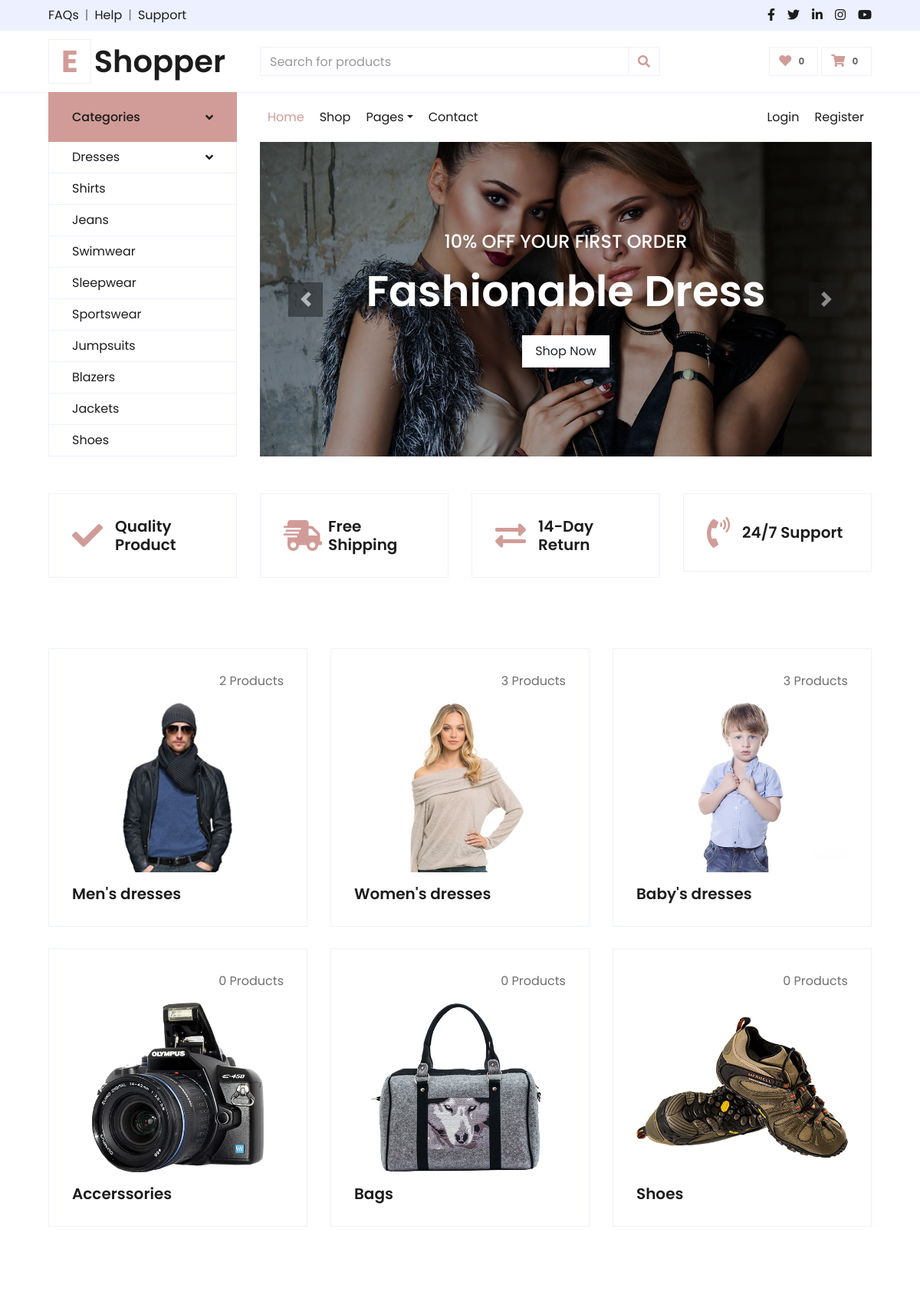
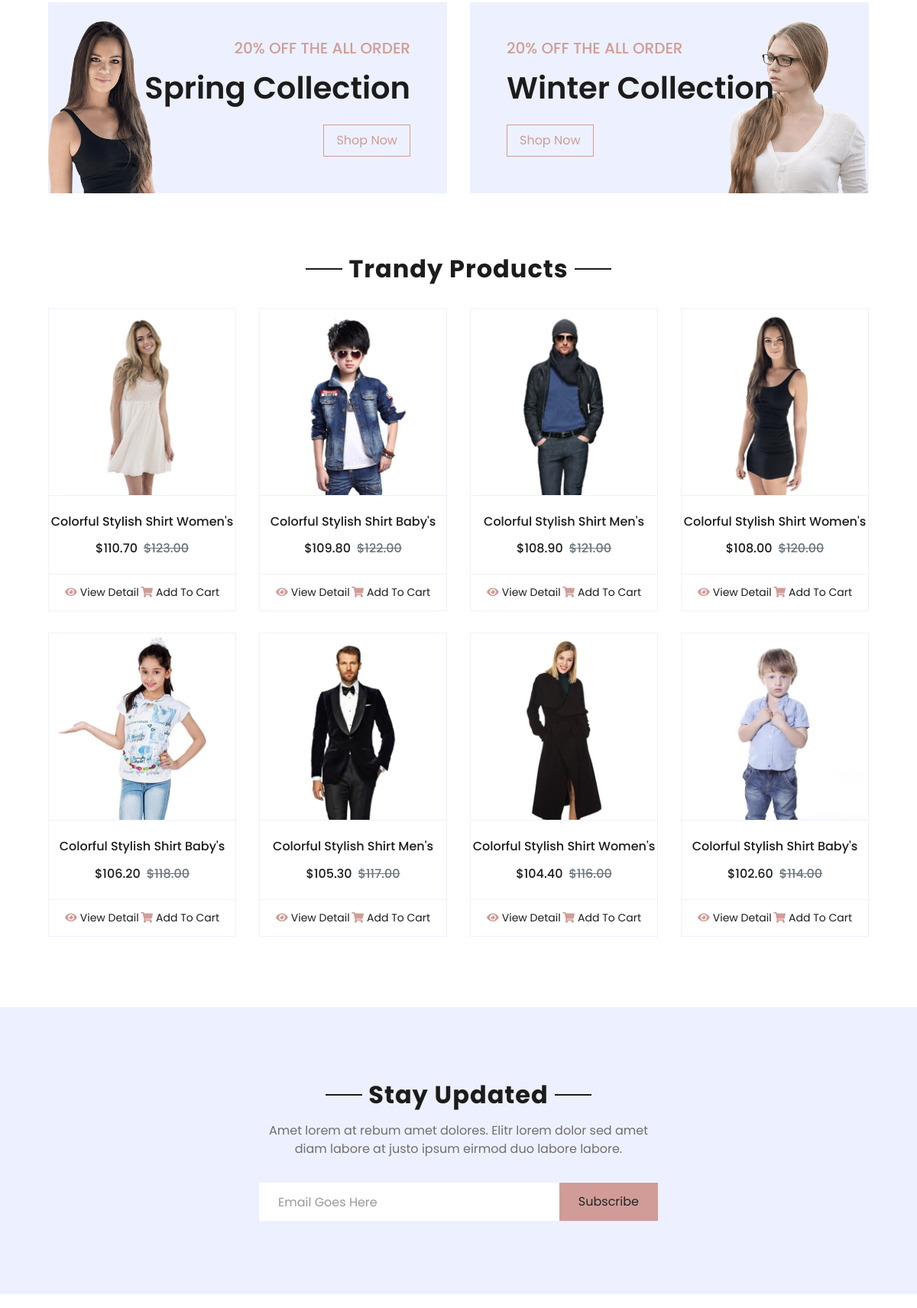
The page / (upper part) on the database its author committed (2 pictures, top to bottom).
### main/models.py (models this page shows, shortened)
class Category(models.Model):
    name = models.CharField('Category name', max_length=254)
    class Meta:
        verbose_name = 'Category'
        verbose_name_plural = 'Categories'

class GeneralSlider(models.Model):
    img = models.ImageField('Slider Image', upload_to='media')
    title = models.CharField('Slider Title' , max_length=100)
    slogan = models.CharField('Slider Slugan' , max_length=100)
    class Meta:
        verbose_name = 'GeneralSlider'
        verbose_name_plural = 'GeneralSliders'

class SubCategory(models.Model):
    subcat = models.ForeignKey(Category, on_delete=models.CASCADE, null=True)
    name = models.CharField('SubCategory Name', max_length=254)
    img = models.ImageField('IMG', upload_to='media')
    class Meta:
        verbose_name = 'SubCategory'
        verbose_name_plural = 'SubCategories'

class Collection(models.Model):
    info = models.CharField('Collection info', max_length=254)
    name = models.CharField('Collection name', max_length=254)
    img = models.ImageField('IMG', upload_to='media')

class Product(models.Model):
    category = models.ForeignKey(SubCategory, on_delete=models.CASCADE , null=True)
    name = models.CharField('Product Name', max_length=254)
    img = models.ImageField('IMG', upload_to='media')
    price = models.DecimalField('Product Price', max_digits=5, decimal_places=2)
    discount = models.DecimalField('Product Discount', max_digits=4, decimal_places=2)
    date_time = models.DateTimeField('DateTime', auto_now=True)
    description = models.TextField('Product Desc')

### main/views.py (the view, shortened to what this page needs)
# urls.py: path('', HomePageListView.as_view(), name='home'),
class HomePageListView(generic.ListView):
    template_name = 'index.html'
    @staticmethod
    def __extract_all_data():
        categories = Category.objects.all()[1:]
        sub_categories_dresses = SubCategory.objects.all()[:3]
        sub_categories = SubCategory.objects.all()
        collections_right = Collection.objects.all()[:1]
        collections_left = Collection.objects.all()[1:]
        trandy_products = TrandyProduct.objects.get().products.all()
        products = Product.objects.all()
        general_slider_active = GeneralSlider.objects.first()
        general_slider = GeneralSlider.objects.all()[1:]
        vendor_slider_active = VendorSlider.objects.all()[:6]
        vendor_slider = VendorSlider.objects.all()[6:]
        just_arrived = Product.objects.order_by('-date_time')[:8]
        for sub_cat in sub_categories:
            sub_cat.quantity = 0
            for product in products:
                if product.category == sub_cat:
                    sub_cat.quantity += 1
        for product in trandy_products:
            product.discount_price = round(product.price * (1 - product.discount / 100), 2)
        for product in just_arrived:
            product.discount_price = round(product.price * (1 - product.discount / 100), 2)
        context = {
            'navbar': 'home',
            'products': products,
            'categories': categories,
            'sub_categories': sub_categories,
            'sub_categories_dresses': sub_categories_dresses,
            'collections_left': collections_left,
            'collections_right': collections_right,
            'trandy_products': trandy_products,
            'general_slider':general_slider,
            'general_slider_active':general_slider_active,
            'just_arrived':just_arrived,
            'vendor_slider_active': vendor_slider_active,
            'vendor_slider': vendor_slider,
        }
        return context
    def get(self, request):
        context = self.__extract_all_data()
        return render(request, self.template_name, context)

### main/templates/index.html (shortened to what this page needs)
{% extends 'base.html' %}
{% load static %}
{% block 'nav' %}
<nav class="collapse show navbar navbar-vertical navbar-light align-items-start p-0 border border-top-0 border-bottom-0" id="navbar-vertical">
    <div class="navbar-nav w-100 overflow-hidden" style="height: 410px">
        <div class="nav-item dropdown">
            <a href="#" class="nav-link" data-toggle="dropdown">Dresses <i class="fa fa-angle-down float-right mt-1"></i></a>
        </div>
        {% for i in categories %}
        <a href="" class="nav-item nav-link">{{ i.name }}</a>
        {% endfor %}
    </div>
</nav>
{% endblock %}
{% block 'navbar' %}
<div id="header-carousel" class="carousel slide" data-ride="carousel">
    <div class="carousel-inner">
        <div class="carousel-item active" style="height: 410px;">
            <img class="img-fluid" src="{{ general_slider_active.img.url }}" alt="Image">
            <div class="carousel-caption d-flex flex-column align-items-center justify-content-center">
                <div class="p-3" style="max-width: 700px;">
                    <h4 class="text-light text-uppercase font-weight-medium mb-3">{{ general_slider_active.title }}</h4>
                    <h3 class="display-4 text-white font-weight-semi-bold mb-4">{{ general_slider_active.slogan }}</h3>
                    <a href="" class="btn btn-light py-2 px-3">Shop Now</a>
                </div>
            </div>
        </div>
    </div>
    <a class="carousel-control-prev" href="#header-carousel" data-slide="prev">
        <div class="btn btn-dark" style="width: 45px; height: 45px;">
            <span class="carousel-control-prev-icon mb-n2"></span>
        </div>
    </a>
    <a class="carousel-control-next" href="#header-carousel" data-slide="next">
        <div class="btn btn-dark" style="width: 45px; height: 45px;">
            <span class="carousel-control-next-icon mb-n2"></span>
        </div>
    </a>
</div>
{% endblock %}
{% block 'content' %}
    <div class="container-fluid pt-5">
        <div class="row px-xl-5 pb-3">
            <div class="col-lg-3 col-md-6 col-sm-12 pb-1">
                <div class="d-flex align-items-center border mb-4" style="padding: 30px;">
                    <h1 class="fa fa-check text-primary m-0 mr-3"></h1>
                    <h5 class="font-weight-semi-bold m-0">Quality Product</h5>
                </div>
            </div>
            <div class="col-lg-3 col-md-6 col-sm-12 pb-1">
                <div class="d-flex align-items-center border mb-4" style="padding: 30px;">
                    <h1 class="fa fa-shipping-fast text-primary m-0 mr-2"></h1>
                    <h5 class="font-weight-semi-bold m-0">Free Shipping</h5>
                </div>
            </div>
            <div class="col-lg-3 col-md-6 col-sm-12 pb-1">
                <div class="d-flex align-items-center border mb-4" style="padding: 30px;">
                    <h1 class="fas fa-exchange-alt text-primary m-0 mr-3"></h1>
                    <h5 class="font-weight-semi-bold m-0">14-Day Return</h5>
                </div>
            </div>
            <div class="col-lg-3 col-md-6 col-sm-12 pb-1">
                <div class="d-flex align-items-center border mb-4" style="padding: 30px;">
                    <h1 class="fa fa-phone-volume text-primary m-0 mr-3"></h1>
                    <h5 class="font-weight-semi-bold m-0">24/7 Support</h5>
                </div>
            </div>
        </div>
    </div>
    <div class="container-fluid pt-5">
        <div class="row px-xl-5 pb-3">
            {% for cat in sub_categories %}
                <div class="col-lg-4 col-md-6 pb-1">
                    <div class="cat-item d-flex flex-column border mb-4" style="padding: 30px;">
                        <p class="text-right">{{ cat.quantity }} Products</p>
                        <a href="" class="cat-img position-relative overflow-hidden mb-3">
                            <img class="img-fluid" src="{{ cat.img.url }}" alt="">
                        </a>
                        <h5 class="font-weight-semi-bold m-0">{{ cat.name }}</h5>
                    </div>
                </div>
            {% endfor %}
        </div>
    </div>
    <div class="container-fluid offer pt-5">
        <div class="row px-xl-5">
            {% for collection in collections_right %}
            <div class="col-md-6 pb-4">
                <div class="position-relative bg-secondary text-center text-md-right text-white mb-2 py-5 px-5">
                    <img src="{{ collection.img.url }}" alt="">
                    <div class="position-relative" style="z-index: 1;">
                        <h5 class="text-uppercase text-primary mb-3">{{ collection.info }}</h5>
                        <h1 class="mb-4 font-weight-semi-bold">{{ collection.name }}</h1>
                        <a href="" class="btn btn-outline-primary py-md-2 px-md-3">Shop Now</a>
                    </div>
                </div>
            </div>
            {% endfor %}
            {% for collection in collections_left %}
            <div class="col-md-6 pb-4">
                <div class="position-relative bg-secondary text-center text-md-left text-white mb-2 py-5 px-5">
                    <img src="{{ collection.img.url }}" alt="">
                    <div class="position-relative" style="z-index: 1;">
                        <h5 class="text-uppercase text-primary mb-3">{{ collection.info }}</h5>
                        <h1 class="mb-4 font-weight-semi-bold">{{ collection.name }}</h1>
                        <a href="" class="btn btn-outline-primary py-md-2 px-md-3">Shop Now</a>
                    </div>
                </div>
            </div>
            {% endfor %}
        </div>
    </div>
    <div class="container-fluid pt-5">
        <div class="text-center mb-4">
            <h2 class="section-title px-5"><span class="px-2">Trandy Products</span></h2>
        </div>
        <div class="row px-xl-5 pb-3">
            {% for product in trandy_products %}
            <div class="col-lg-3 col-md-6 col-sm-12 pb-1">
                <div class="card product-item border-0 mb-4">
                    <div class="card-header product-img position-relative overflow-hidden bg-transparent border p-0">
                        <img class="img-fluid w-100" src="{{ product.img.url }}" alt="">
                    </div>
                    <div class="card-body border-left border-right text-center p-0 pt-4 pb-3">
                        <h6 class="text-truncate mb-3">{{ product.name }}</h6>
                        <div class="d-flex justify-content-center">
                            <h6>${{ product.discount_price }}</h6><h6 class="text-muted ml-2"><del>${{ product.price }}</del></h6>
                        </div>
                    </div>
                    <div class="card-footer d-flex justify-content-between bg-light border">
                        <a href="{% url 'product' product.id %}" class="btn btn-sm text-dark p-0"><i class="fas fa-eye text-primary mr-1"></i>View Detail</a>
                        <a href="{% url 'cart' %}" class="btn btn-sm text-dark p-0"><i class="fas fa-shopping-cart text-primary mr-1"></i>Add To Cart</a>
                    </div>
                </div>
            </div>
            {% endfor %}
        </div>
    </div>
    <div class="container-fluid bg-secondary my-5">
        <div class="row justify-content-md-center py-5 px-xl-5">
            <div class="col-md-6 col-12 py-5">
                <div class="text-center mb-2 pb-2">
                    <h2 class="section-title px-5 mb-3"><span class="bg-secondary px-2">Stay Updated</span></h2>
                    <p>Amet lorem at rebum amet dolores. Elitr lorem dolor sed amet diam labore at justo ipsum eirmod duo labore labore.</p>
                </div>
                <form action="" method="post">
                    <div class="input-group">
                        <input type="text" name="email" class="form-control border-white p-4" placeholder="Email Goes Here">
                        <div class="input-group-append">
                            <button class="btn btn-primary px-4" type="submit">Subscribe</button>
                        </div>
                    </div>
                </form>
            </div>
        </div>
    </div>
{% endblock %}

### rows shown on the page
Category: name "Shirts"
Category: name "Jeans"
Category: name "Swimwear"
Category: name "Sleepwear"
Category: name "Sportswear"
Category: name "Jumpsuits"
Category: name "Blazers"
Category: name "Jackets"
Category: name "Shoes"
GeneralSlider: img (picture), title "10% OFF YOUR FIRST ORDER", slogan "Fashionable Dress"
SubCategory: quantity "2", img (picture), name "Men's dresses"
SubCategory: quantity "3", img (picture), name "Women's dresses"
SubCategory: quantity "3", img (picture), name "Baby's dresses"
SubCategory: quantity "0", img (picture), name "Accerssories"
SubCategory: quantity "0", img (picture), name "Bags"
SubCategory: quantity "0", img (picture), name "Shoes"
Collection: img (picture), info "20% OFF THE ALL ORDER", name "Spring Collection"
Collection: img (picture), info "20% OFF THE ALL ORDER", name "Winter Collection"
Product: img (picture), name "Colorful Stylish Shirt Women's", discount_price "110.70", price "123.00"
Product: img (picture), name "Colorful Stylish Shirt Baby's", discount_price "109.80", price "122.00"
Product: img (picture), name "Colorful Stylish Shirt Men's", discount_price "108.90", price "121.00"
Product: img (picture), name "Colorful Stylish Shirt Women's", discount_price "108.00", price "120.00"
Product: img (picture), name "Colorful Stylish Shirt Baby's", discount_price "106.20", price "118.00"
Product: img (picture), name "Colorful Stylish Shirt Men's", discount_price "105.30", price "117.00"
Product: img (picture), name "Colorful Stylish Shirt Women's", discount_price "104.40", price "116.00"
Product: img (picture), name "Colorful Stylish Shirt Baby's", discount_price "102.60", price "114.00"
